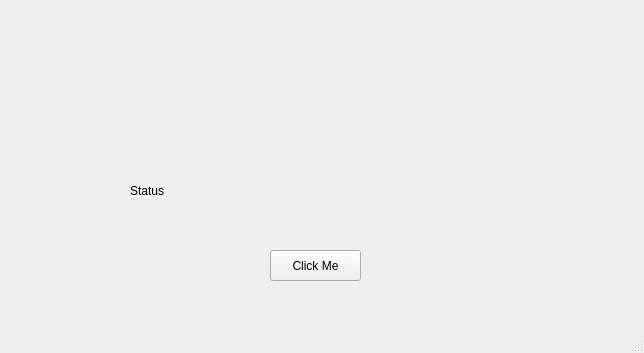
<?xml version="1.0" encoding="UTF-8"?>
<ui version="4.0">
 <class>MainWindow</class>
 <widget class="QMainWindow" name="MainWindow">
  <property name="geometry">
   <rect>
    <x>0</x>
    <y>0</y>
    <width>644</width>
    <height>353</height>
   </rect>
  </property>
  <property name="windowTitle">
   <string>MainWindow</string>
  </property>
  <widget class="QWidget" name="centralwidget">
   <widget class="QPushButton" name="pushButtonClose">
    <property name="geometry">
     <rect>
      <x>270</x>
      <y>250</y>
      <width>91</width>
      <height>31</height>
     </rect>
    </property>
    <property name="text">
     <string>Click Me</string>
    </property>
   </widget>
   <widget class="QLabel" name="label">
    <property name="geometry">
     <rect>
      <x>130</x>
      <y>170</y>
      <width>141</width>
      <height>41</height>
     </rect>
    </property>
    <property name="text">
     <string>Status</string>
    </property>
   </widget>
  </widget>
  <widget class="QMenuBar" name="menubar">
   <property name="geometry">
    <rect>
     <x>0</x>
     <y>0</y>
     <width>644</width>
     <height>21</height>
    </rect>
   </property>
  </widget>
  <widget class="QStatusBar" name="statusbar"/>
 </widget>
 <resources/>
 <connections/>
</ui>
